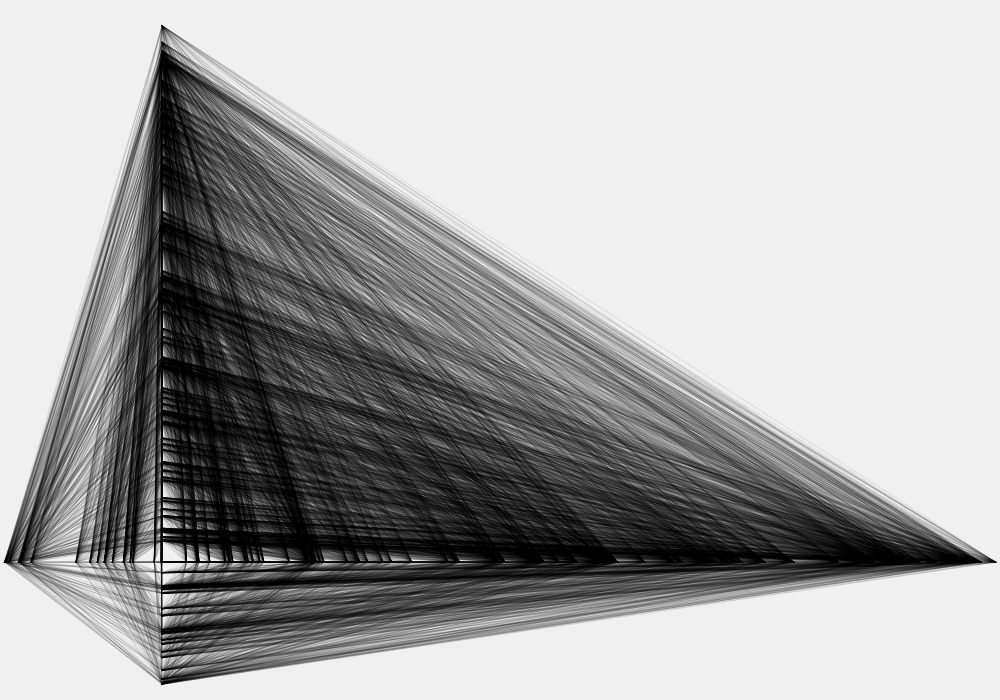
Frame 1 (no input)
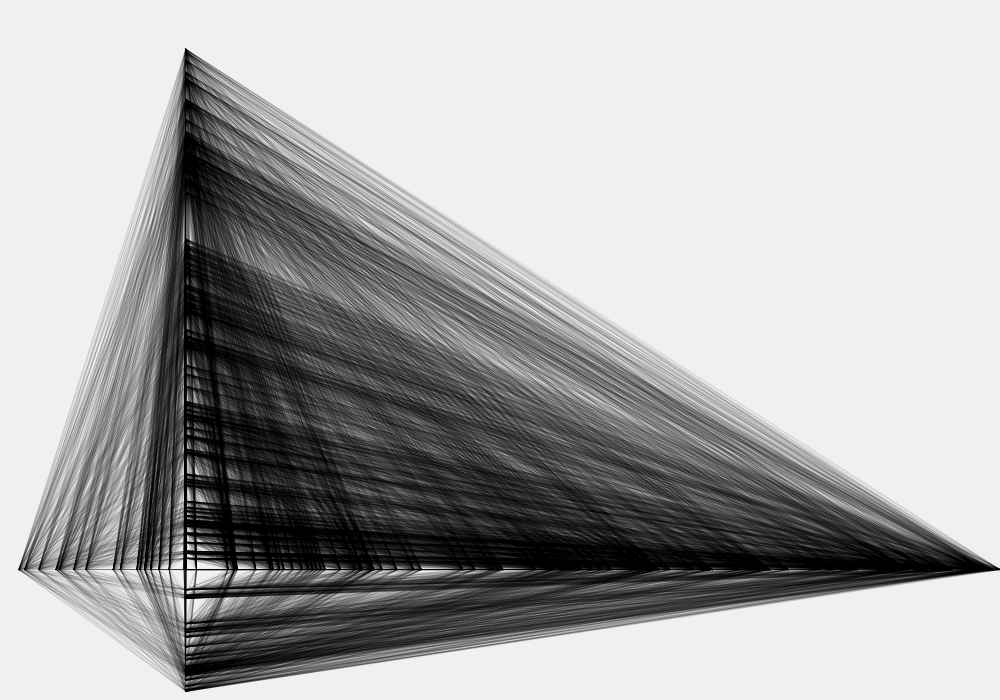
Frame 60 (no input)
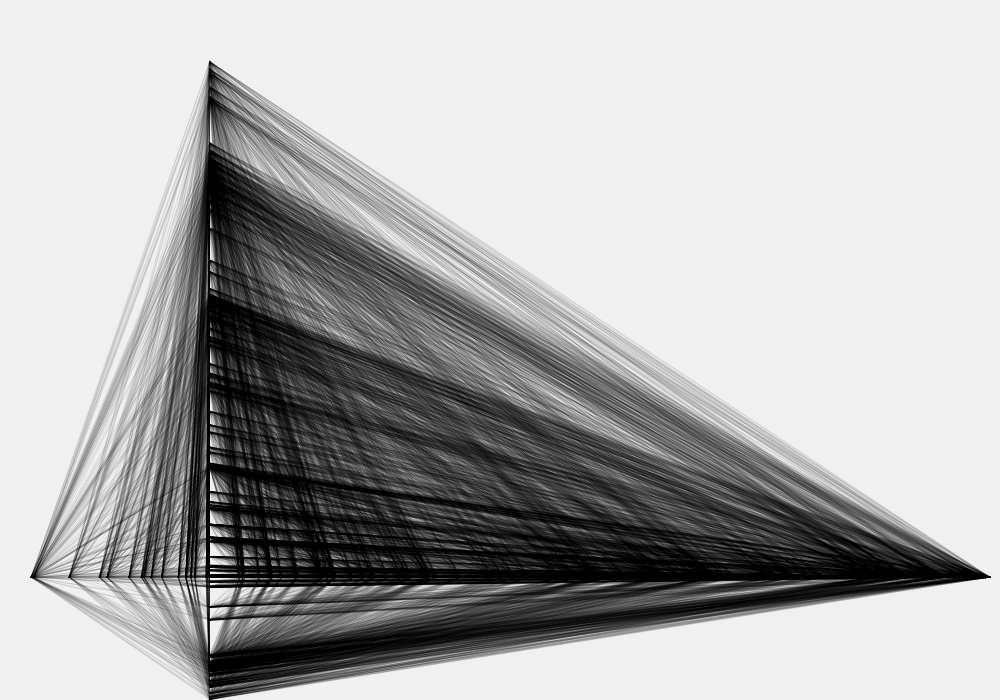
Frame 120 (the mouse pressed at the canvas centre since frame 60)

The p5.js sketch that drew these frames (run headless with seeded random() and noise() and a simulated clock; from frame 60 on, the mouse is pressed at the canvas centre):

// p5.js sketch
// ── sketch.js
let posX;
let posY;
let moveX;
let moveY;
let amountOfPoints = 100;
let multiPosX = [];
let multiPosY = [];
let veloCityX = [];
let veloCityY = [];

function setup() {
  createCanvas(1000, 700);
  stroke(0,0,0)
  strokeWeight(0.1)
  //noLoop()
  fillArrayWithCoordinates(amountOfPoints)
  //console.log(multiPosX)
  
}

function draw() {
  background(240)
  makePointsAndConnect(amountOfPoints)
}

/**
 * @function fillArrayWithCoordinates assigns the X and Y coordinates in their respective position in their array.
 * @param {*} number 
 */
function fillArrayWithCoordinates(number){
  for(let i = 0; i < number; i++){
   multiPosX.push(Math.random() * width);
   multiPosY.push(Math.random() * height);
   veloCityX.push(Math.random());
   veloCityY.push(Math.random());
  }
}

/**
 * @function makePointsAndConnect generates points based on the arrays in the @function fillArrayWithCoordinates.
 * @param {*} number determines the number of the points displayed on the screen.
 */
function makePointsAndConnect(number){
  for(let i = 0; i < number; i++){
    posX = moveX
    posY = moveY
    point(posX,posY)


    for(let j = 0; j< number; j++){
      line(multiPosX[1], multiPosY[j], multiPosX[i], multiPosY[1])
    }
    multiPosX[i] = multiPosX[i] + veloCityX[i];
    multiPosY[i] = multiPosY[i] + veloCityY[i];

    if(multiPosX[i] >= width || multiPosX[i] <= 0){
      veloCityX[i] = -veloCityX[i];
    }
    if(multiPosY[i] >= height || multiPosY[i] <= 0){
      veloCityY[i] = -veloCityY[i];
    }
  }
}
